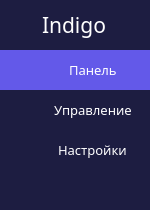
     <widget class="QFrame" name="menu_bar_frame">
      <property name="minimumSize">
       <size>
        <width>150</width>
        <height>0</height>
       </size>
      </property>
      <property name="maximumSize">
       <size>
        <width>150</width>
        <height>16777215</height>
       </size>
      </property>
      <property name="styleSheet">
       <string notr="true">background-color: rgb(29, 29, 65);
border-radius: 20px;
border-top-left-radius: 0;
border-bottom-left-radius: 0;</string>
      </property>
      <property name="frameShape">
       <enum>QFrame::Shape::StyledPanel</enum>
      </property>
      <property name="frameShadow">
       <enum>QFrame::Shadow::Raised</enum>
      </property>
      <layout class="QVBoxLayout" name="verticalLayout">
       <property name="spacing">
        <number>0</number>
       </property>
       <property name="leftMargin">
        <number>0</number>
       </property>
       <property name="topMargin">
        <number>0</number>
       </property>
       <property name="rightMargin">
        <number>0</number>
       </property>
       <property name="bottomMargin">
        <number>0</number>
       </property>
       <item>
        <widget class="QFrame" name="frame_3">
         <property name="styleSheet">
          <string notr="true">margin: 5px 0;
background: 0;</string>
         </property>
         <property name="frameShape">
          <enum>QFrame::Shape::StyledPanel</enum>
         </property>
         <property name="frameShadow">
          <enum>QFrame::Shadow::Raised</enum>
         </property>
         <layout class="QHBoxLayout" name="horizontalLayout_2">
          <property name="spacing">
           <number>0</number>
          </property>
          <property name="leftMargin">
           <number>0</number>
          </property>
          <property name="topMargin">
           <number>0</number>
          </property>
          <property name="rightMargin">
           <number>0</number>
          </property>
          <property name="bottomMargin">
           <number>0</number>
          </property>
          <item>
           <spacer name="horizontalSpacer">
            <property name="orientation">
             <enum>Qt::Orientation::Horizontal</enum>
            </property>
            <property name="sizeHint" stdset="0">
             <size>
              <width>40</width>
              <height>20</height>
             </size>
            </property>
           </spacer>
          </item>
          <item>
           <widget class="QLabel" name="label">
            <property name="font">
             <font>
              <family>Beverley</family>
              <pointsize>16</pointsize>
             </font>
            </property>
            <property name="cursor">
             <cursorShape>PointingHandCursor</cursorShape>
            </property>
            <property name="styleSheet">
             <string notr="true">color: rgb(255, 255, 255);</string>
            </property>
            <property name="text">
             <string>Indigo</string>
            </property>
           </widget>
          </item>
          <item>
           <spacer name="horizontalSpacer_2">
            <property name="orientation">
             <enum>Qt::Orientation::Horizontal</enum>
            </property>
            <property name="sizeHint" stdset="0">
             <size>
              <width>40</width>
              <height>20</height>
             </size>
            </property>
           </spacer>
          </item>
         </layout>
        </widget>
       </item>
       <item>
        <widget class="QFrame" name="menu_dashboard_frame">
         <property name="minimumSize">
          <size>
           <width>0</width>
           <height>40</height>
          </size>
         </property>
         <property name="styleSheet">
          <string notr="true">background-color: rgb(99, 89, 233);
border-radius: 0;</string>
         </property>
         <property name="frameShape">
          <enum>QFrame::Shape::StyledPanel</enum>
         </property>
         <property name="frameShadow">
          <enum>QFrame::Shadow::Raised</enum>
         </property>
         <layout class="QHBoxLayout" name="horizontalLayout_3">
          <property name="spacing">
           <number>0</number>
          </property>
          <property name="leftMargin">
           <number>0</number>
          </property>
          <property name="topMargin">
           <number>0</number>
          </property>
          <property name="rightMargin">
           <number>0</number>
          </property>
          <property name="bottomMargin">
           <number>0</number>
          </property>
          <item>
           <spacer name="horizontalSpacer_3">
            <property name="orientation">
             <enum>Qt::Orientation::Horizontal</enum>
            </property>
            <property name="sizeHint" stdset="0">
             <size>
              <width>40</width>
              <height>20</height>
             </size>
            </property>
           </spacer>
          </item>
          <item>
           <widget class="QPushButton" name="open_panel_btn">
            <property name="cursor">
             <cursorShape>PointingHandCursor</cursorShape>
            </property>
            <property name="icon">
             <iconset>
              <selectedon>:/icons/icons/icon-dashboard.png</selectedon>
             </iconset>
            </property>
            <property name="iconSize">
             <size>
              <width>18</width>
              <height>18</height>
             </size>
            </property>
            <property name="autoRepeat">
             <bool>false</bool>
            </property>
            <property name="autoExclusive">
             <bool>false</bool>
            </property>
           </widget>
          </item>
          <item>
           <widget class="QLabel" name="label_2">
            <property name="font">
             <font>
              <family>Inter Hewn</family>
              <pointsize>10</pointsize>
             </font>
            </property>
            <property name="styleSheet">
             <string notr="true">color: rgb(255, 255, 255);
margin-left: 5px;</string>
            </property>
            <property name="text">
             <string>Панель</string>
            </property>
           </widget>
          </item>
          <item>
           <spacer name="horizontalSpacer_4">
            <property name="orientation">
             <enum>Qt::Orientation::Horizontal</enum>
            </property>
            <property name="sizeHint" stdset="0">
             <size>
              <width>40</width>
              <height>20</height>
             </size>
            </property>
           </spacer>
          </item>
         </layout>
        </widget>
       </item>
       <item>
        <widget class="QFrame" name="menu_edit_frame">
         <property name="minimumSize">
          <size>
           <width>0</width>
           <height>40</height>
          </size>
         </property>
         <property name="styleSheet">
          <string notr="true">border-radius: 0;</string>
         </property>
         <property name="frameShape">
          <enum>QFrame::Shape::StyledPanel</enum>
         </property>
         <property name="frameShadow">
          <enum>QFrame::Shadow::Raised</enum>
         </property>
         <layout class="QHBoxLayout" name="horizontalLayout_19">
          <property name="spacing">
           <number>0</number>
          </property>
          <property name="leftMargin">
           <number>0</number>
          </property>
          <property name="topMargin">
           <number>0</number>
          </property>
          <property name="rightMargin">
           <number>0</number>
          </property>
          <property name="bottomMargin">
           <number>0</number>
          </property>
          <item>
           <spacer name="horizontalSpacer_18">
            <property name="orientation">
             <enum>Qt::Orientation::Horizontal</enum>
            </property>
            <property name="sizeHint" stdset="0">
             <size>
              <width>40</width>
              <height>20</height>
             </size>
            </property>
           </spacer>
          </item>
          <item>
           <widget class="QPushButton" name="open_edit_btn">
            <property name="cursor">
             <cursorShape>PointingHandCursor</cursorShape>
            </property>
            <property name="icon">
             <iconset resource="../images/images.qrc">
              <normaloff>:/icons/icons/icon-edit.png</normaloff>:/icons/icons/icon-edit.png</iconset>
            </property>
            <property name="iconSize">
             <size>
              <width>18</width>
              <height>18</height>
             </size>
            </property>
           </widget>
          </item>
          <item>
           <widget class="QLabel" name="label_5">
            <property name="font">
             <font>
              <family>Inter Hewn</family>
              <pointsize>10</pointsize>
             </font>
            </property>
            <property name="styleSheet">
             <string notr="true">color: rgb(255, 255, 255);
margin-left: 5px;</string>
            </property>
            <property name="text">
             <string>Управление</string>
            </property>
           </widget>
          </item>
          <item>
           <spacer name="horizontalSpacer_22">
            <property name="orientation">
             <enum>Qt::Orientation::Horizontal</enum>
            </property>
            <property name="sizeHint" stdset="0">
             <size>
              <width>40</width>
              <height>20</height>
             </size>
            </property>
           </spacer>
          </item>
         </layout>
        </widget>
       </item>
       <item>
        <widget class="QFrame" name="menu_settings_frame">
         <property name="minimumSize">
          <size>
           <width>0</width>
           <height>40</height>
          </size>
         </property>
         <property name="styleSheet">
          <string notr="true">border-radius: 0;</string>
         </property>
         <property name="frameShape">
          <enum>QFrame::Shape::StyledPanel</enum>
         </property>
         <property name="frameShadow">
          <enum>QFrame::Shadow::Raised</enum>
         </property>
         <layout class="QHBoxLayout" name="horizontalLayout_4">
          <property name="spacing">
           <number>0</number>
          </property>
          <property name="leftMargin">
           <number>0</number>
          </property>
          <property name="topMargin">
           <number>0</number>
          </property>
          <property name="rightMargin">
           <number>0</number>
          </property>
          <property name="bottomMargin">
           <number>0</number>
          </property>
          <item>
           <spacer name="horizontalSpacer_6">
            <property name="orientation">
             <enum>Qt::Orientation::Horizontal</enum>
            </property>
            <property name="sizeHint" stdset="0">
             <size>
              <width>40</width>
              <height>20</height>
             </size>
            </property>
           </spacer>
          </item>
          <item>
           <widget class="QPushButton" name="open_settings_btn">
            <property name="cursor">
             <cursorShape>PointingHandCursor</cursorShape>
            </property>
            <property name="icon">
             <iconset>
              <selectedon>:/icons/icons/Icon-settings.png</selectedon>
             </iconset>
            </property>
            <property name="iconSize">
             <size>
              <width>18</width>
              <height>18</height>
             </size>
            </property>
           </widget>
          </item>
          <item>
           <widget class="QLabel" name="label_4">
            <property name="font">
             <font>
              <family>Inter Hewn</family>
              <pointsize>10</pointsize>
             </font>
            </property>
            <property name="styleSheet">
             <string notr="true">color: rgb(255, 255, 255);
margin-left: 5px;</string>
            </property>
            <property name="text">
             <string>Настройки</string>
            </property>
           </widget>
          </item>
          <item>
           <spacer name="horizontalSpacer_5">
            <property name="orientation">
             <enum>Qt::Orientation::Horizontal</enum>
            </property>
            <property name="sizeHint" stdset="0">
             <size>
              <width>40</width>
              <height>20</height>
             </size>
            </property>
           </spacer>
          </item>
         </layout>
        </widget>
       </item>
       <item>
        <spacer name="verticalSpacer">
         <property name="orientation">
          <enum>Qt::Orientation::Vertical</enum>
         </property>
         <property name="sizeHint" stdset="0">
          <size>
           <width>20</width>
           <height>40</height>
          </size>
         </property>
        </spacer>
       </item>
      </layout>
     </widget>
